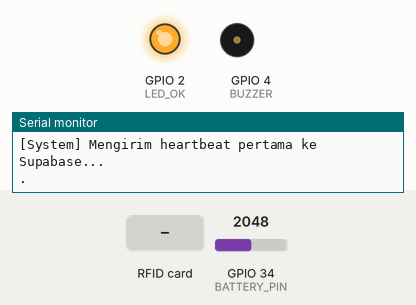
Simulated run of this sketch. Board: ESP32. Parts: output pins drawn as LEDs (lit = HIGH), buzzer (waves = sounding, pin HIGH), the last lines printed to the serial monitor. Inputs (shaded band) come from the test bench; at power-on: GPIO 34 (BATTERY_PIN) = 2048 (analog values on the 0–4095 scale). WiFi joins after 1.5 s; servers stay silent unless stated; uploads are accepted with an empty reply; the audio player accepts every command and is not drawn.

Above: at 3.4 s.
At 5.5 s:
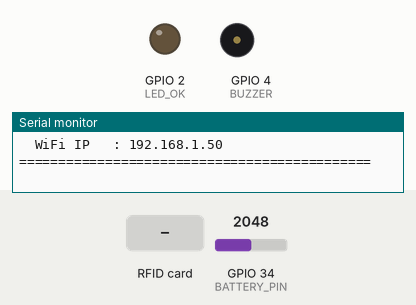
5.6 s: RFID card 5E 7A 19 C4 held to the reader
Timing chart, 0 to 8.6 s (numbered marks = the images above; inputs shaded):
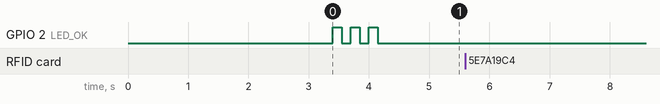

The sketch:

UMCA_ESP32_Gerbang.ino
```cpp
// ============================================================================
//  UMCA — Urban Mobility-Based Character Assessment
//  ESP32 NFC Reader Firmware — PERANGKAT 2: GERBANG SEKOLAH (Potensi Tinggi Emisi)
//  (DIRECT INTEGRATION TO SUPABASE RPC)
// ============================================================================
//  Wiring RC522 (RFID):
//    - SS / SDA   → GPIO 5
//    - RST        → GPIO 22
//    - MOSI       → GPIO 23
//    - SCK        → GPIO 18 (atau 19)
//    - MISO       → GPIO 19 (atau 21)
//
//  Wiring DFPlayer Mini:
//    - TX (DFPlayer) → GPIO 16 (RX2 ESP32)
//    - RX (DFPlayer) → GPIO 17 (TX2 ESP32)
// ============================================================================

#include <SPI.h>
#include <MFRC522.h>
#include <HardwareSerial.h>
#include <DFRobotDFPlayerMini.h>
#include <WiFi.h>
#include <WiFiManager.h>
#include <HTTPClient.h>
#include <WiFiClientSecure.h>
#include <ArduinoJson.h>

// ─── Pin Definitions ────────────────────────────────────────────────────────
#define SS_PIN    5
#define RST_PIN   22
#define LED_OK    2     // LED bawaan ESP32 (GPIO2)
#define BUZZER    4

// ─── Inisialisasi Objek ─────────────────────────────────────────────────────
MFRC522 mfrc522(SS_PIN, RST_PIN);
DFRobotDFPlayerMini myDFPlayer;
HardwareSerial mySerial(2); // UART2: RX2=GPIO16, TX2=GPIO17

// ═══════════════════════════════════════════════════════════════════════════
//  KONFIGURASI — PERANGKAT GERBANG SEKOLAH (DIRECT TO SUPABASE)
// ═══════════════════════════════════════════════════════════════════════════

const char* SUPABASE_URL = "https://ndybudwdzyfamrchtcrw.supabase.co";
const char* SUPABASE_ANON_KEY = "eyJhbGciOiJIUzI1NiIsInR5cCI6IkpXVCJ9.eyJpc3MiOiJzdXBhYmFzZSIsInJlZiI6Im5keWJ1ZHdkenlmYW1yY2h0Y3J3Iiwicm9sZSI6ImFub24iLCJpYXQiOjE3ODM5NDcwMzIsImV4cCI6MjA5OTUyMzAzMn0.KUD0QMUEQYz_k4lOeYOlMIwbKwOCHqSKu7GByWOlHwQ";

// Identitas Perangkat Gerbang (Cocokkan dengan tabel NfcReader di Supabase)
const char* DEVICE_ID = "reader-gerbang-001";
const char* DEVICE_SECRET = "umca-secret-key-gerbang-001";
const char* DEFAULT_MODA_TRANSPORT = "Mobil Pribadi"; // Otomatis kategori Potensi Tinggi Emisi
const char* AP_NAME = "UMCA-Gerbang-Setup";

// ═══════════════════════════════════════════════════════════════════════════

// ─── Timing ─────────────────────────────────────────────────────────────────
unsigned long lastHeartbeat = 0;
const unsigned long HEARTBEAT_INTERVAL = 30000;  // 30 detik
const unsigned long TAP_COOLDOWN = 3000;         // 3 detik cooldown
const unsigned long WIFI_ERROR_SOUND_INTERVAL = 60000; // Suara error koneksi tiap 60 detik
unsigned long lastWifiErrorSound = 0;
unsigned long lastTapTime = 0;

// --- Baterai (GPIO34 ADC1_CH6, voltage divider 1k ohm + 1k ohm) ---
#define BATTERY_PIN 34
#define BATTERY_SAMPLES 16
#define BATTERY_DIVIDER 2.0f       // (R1+R2)/R2 = 2 untuk resistor 1k:1k
#define BATTERY_FULL_V 4.2f        // Li-ion 1 sel penuh
#define BATTERY_EMPTY_V 3.3f       // Li-ion 1 sel kosong (cut-off aman)

// ─── Status Tracking ────────────────────────────────────────────────────────
bool dfPlayerReady = false;
bool wifiConnected = false;

// ─── Forward Declarations ───────────────────────────────────────────────────
void sendHeartbeat();
void handleNfcTap(String uid);
void playSound(int track);
void blinkLED(int times, int delayMs);
float readBatteryVoltage();
int batteryPercent(float voltage);
String getTimestamp();

// ═══════════════════════════════════════════════════════════════════════════
//  SETUP
// ═══════════════════════════════════════════════════════════════════════════
void setup() {
  Serial.begin(115200);
  delay(500);

  pinMode(LED_OK, OUTPUT);
  pinMode(BUZZER, OUTPUT);
  digitalWrite(LED_OK, LOW);

  analogReadResolution(12);
  analogSetPinAttenuation(BATTERY_PIN, ADC_11db);

  Serial.println();
  Serial.println("=============================================");
  Serial.println("  UMCA — ESP32 Reader: GERBANG SEKOLAH      ");
  Serial.println("  (DIRECT TO SUPABASE RPC)                   ");
  Serial.println("=============================================");
  Serial.println();

  // ─── 1. DFPlayer Init ─────────────────────────────────────────
  Serial.println("[DFPlayer] Inisialisasi UART2 (RX:16, TX:17)...");
  mySerial.begin(9600, SERIAL_8N1, 16, 17);
  mySerial.setTimeout(500);
  delay(200);

  if (myDFPlayer.begin(mySerial, false)) {
    Serial.println("[DFPlayer] OK - Terdeteksi.");
    myDFPlayer.volume(28);
    dfPlayerReady = true;
  } else {
    Serial.println("[DFPlayer] WARNING: Tidak terdeteksi/gagal. Tetap berjalan tanpa suara.");
  }

  // ─── 2. WiFiManager ──────────────────────────────────────────
  Serial.println("[WiFi] Menghubungkan...");
  WiFiManager wm;
  wm.setConfigPortalTimeout(180);

  if (!wm.autoConnect(AP_NAME)) {
    Serial.println("[WiFi] Gagal terhubung. Restarting...");
    delay(3000);
    ESP.restart();
  }

  wifiConnected = true;
  Serial.print("[WiFi] OK - Terhubung! IP ESP32: ");
  Serial.println(WiFi.localIP());

  // ─── 3. RFID RC522 Init (Auto Detect Pin SPI) ────────────────
  Serial.println("[RFID] Inisialisasi SPI...");

  // Coba Konfigurasi SPI Standard (SCK:18, MISO:19, MOSI:23, SS:5)
  SPI.begin(18, 19, 23, SS_PIN);
  mfrc522.PCD_Init();
  delay(100);

  byte version = mfrc522.PCD_ReadRegister(mfrc522.VersionReg);

  // Jika tidak terdeteksi, coba Konfigurasi Custom SPI (SCK:19, MISO:21, MOSI:23, SS:5)
  if (version == 0x00 || version == 0xFF) {
    SPI.end();
    SPI.begin(19, 21, 23, SS_PIN);
    mfrc522.PCD_Init();
    delay(100);
    version = mfrc522.PCD_ReadRegister(mfrc522.VersionReg);
  }

  if (version == 0x00 || version == 0xFF) {
    Serial.println("[RFID] ERROR: RC522 tidak terdeteksi! Periksa solderan pin SPI & kabel reader.");
  } else {
    Serial.print("[RFID] OK - RC522 Berhasil Diinisialisasi. Version: 0x");
    Serial.println(version, HEX);
  }

  // ─── 4. Heartbeat Pertama & Ready Status ─────────────────────
  Serial.println("[System] Mengirim heartbeat pertama ke Supabase...");
  sendHeartbeat();

  playSound(5); // Sound 0005.mp3: "Sistem siap"
  blinkLED(3, 150);

  Serial.println();
  Serial.println("=============================================");
  Serial.println("  SISTEM GERBANG SIAP - Silakan Tap Kartu NFC");
  Serial.print("  Device ID : "); Serial.println(DEVICE_ID);
  Serial.print("  Supabase  : "); Serial.println(SUPABASE_URL);
  Serial.print("  WiFi IP   : "); Serial.println(WiFi.localIP());
  Serial.println("=============================================");
  Serial.println();
}

// ═══════════════════════════════════════════════════════════════════════════
//  MAIN LOOP
// ═══════════════════════════════════════════════════════════════════════════
void loop() {
  if (millis() - lastHeartbeat >= HEARTBEAT_INTERVAL) {
    sendHeartbeat();
    lastHeartbeat = millis();
  }

  if (WiFi.status() != WL_CONNECTED) {
    if (wifiConnected) {
      Serial.println("[WiFi] Koneksi terputus! Mencoba menghubungkan ulang...");
      wifiConnected = false;
    }
    WiFi.reconnect();

    // Suara "Terjadi Kesalahan Koneksi" (0004.mp3) setiap 60 detik saat offline
    if (millis() - lastWifiErrorSound >= WIFI_ERROR_SOUND_INTERVAL) {
      if (dfPlayerReady) playSound(4);
      lastWifiErrorSound = millis();
    }

    delay(1000);
  } else if (!wifiConnected) {
    wifiConnected = true;
    Serial.println("[WiFi] Terhubung kembali ke WiFi.");
    lastWifiErrorSound = 0; // reset agar suara error langsung berbunyi saat WiFi putus lagi
  }

  if (millis() - lastTapTime < TAP_COOLDOWN) {
    mfrc522.PICC_HaltA();
    mfrc522.PCD_StopCrypto1();
    return;
  }

  mfrc522.PICC_HaltA();
  mfrc522.PCD_StopCrypto1();

  if (!mfrc522.PICC_IsNewCardPresent()) return;
  if (!mfrc522.PICC_ReadCardSerial()) return;

  String scannedUID = "";
  for (byte i = 0; i < mfrc522.uid.size; i++) {
    if (mfrc522.uid.uidByte[i] < 0x10) scannedUID += "0";
    scannedUID += String(mfrc522.uid.uidByte[i], HEX);
  }
  scannedUID.toUpperCase();

  Serial.println();
  Serial.println("---------------------------------------------");
  Serial.print("[GERBANG] KARTU TERDETEKSI! UID: ");
  Serial.println(scannedUID);
  Serial.println("---------------------------------------------");

  if (WiFi.status() != WL_CONNECTED) {
    Serial.println("[TAP] WiFi tidak terhubung. Absensi tidak dapat dikirim.");
    if (dfPlayerReady) playSound(4); // 0004.mp3 "Terjadi Kesalahan Koneksi"
  } else {
    handleNfcTap(scannedUID);
  }
  lastTapTime = millis();
}

// ═══════════════════════════════════════════════════════════════════════════
//  KIRIM TAP KE SUPABASE RPC
// ═══════════════════════════════════════════════════════════════════════════
void handleNfcTap(String uid) {
  if (WiFi.status() != WL_CONNECTED) {
    Serial.println("[TAP] ERROR: WiFi terputus saat mau kirim data!");
    if (dfPlayerReady) playSound(4);
    return;
  }

  String url = String(SUPABASE_URL) + "/rest/v1/rpc/umca_attendance_tap";
  Serial.print("[TAP] Sending POST to: ");
  Serial.println(url);

  JsonDocument doc;
  doc["nfc_tag_id"] = uid;
  doc["device_id"] = DEVICE_ID;
  doc["device_secret"] = DEVICE_SECRET;
  doc["moda_transport"] = DEFAULT_MODA_TRANSPORT;
  doc["client_timestamp"] = getTimestamp();

  String jsonBody;
  serializeJson(doc, jsonBody);

  HTTPClient http;
  WiFiClientSecure secureClient;

  secureClient.setInsecure();
  secureClient.setTimeout(10000);
  http.begin(secureClient, url);

  http.addHeader("Content-Type", "application/json");
  http.addHeader("apikey", SUPABASE_ANON_KEY);
  http.addHeader("Authorization", String("Bearer ") + SUPABASE_ANON_KEY);
  http.addHeader("User-Agent", "UMCA-ESP32-Gerbang/3.0");

  int httpCode = http.POST(jsonBody);
  Serial.print("[TAP] HTTP Response Code: ");
  Serial.println(httpCode);

  if (httpCode > 0) {
    String response = http.getString();
    Serial.print("[TAP] Response Server: ");
    Serial.println(response);

    JsonDocument resDoc;
    DeserializationError err = deserializeJson(resDoc, response);

    if (!err) {
      bool success = resDoc["success"] | false;
      const char* errorMsg = resDoc["error"] | "";
      int statusCode = resDoc["statusCode"] | httpCode;

      if (statusCode == 201 && success) {
        const char* nama = resDoc["data"]["siswa"]["nama"] | "Siswa";
        const char* kelas = resDoc["data"]["siswa"]["kelas"] | "";
        const char* status = resDoc["data"]["status"] | "";
        const char* jamTapStr = resDoc["data"]["jamTap"] | "";
        const char* titikTapStr = resDoc["data"]["titikTap"] | "GERBANG_SEKOLAH";

        Serial.println("=============================================");
        Serial.println("  ✓ ABSENSI BERHASIL DICATAT                 ");
        Serial.print("  • Nama Siswa : "); Serial.println(nama);
        Serial.print("  • Kelas      : "); Serial.println(kelas);
        Serial.print("  • UID NFC    : "); Serial.println(uid);
        Serial.print("  • Waktu Tap  : "); Serial.println(jamTapStr);
        Serial.print("  • Status     : "); Serial.println(status);
        Serial.print("  • Lokasi     : "); Serial.println(titikTapStr);
        Serial.println("=============================================");

        playSound(1);
        blinkLED(2, 150);

      } else if (statusCode == 409) {
        Serial.println("=============================================");
        Serial.println("  ⚠ PERINGATAN: SUDAH ABSEN HARI INI         ");
        Serial.print("  • UID NFC    : "); Serial.println(uid);
        Serial.print("  • Keterangan : "); Serial.println(errorMsg);
        Serial.println("=============================================");

        playSound(3);
        blinkLED(3, 100);

      } else if (statusCode == 404) {
        Serial.println("=============================================");
        Serial.println("  ✗ ERROR: KARTU/PERANGKAT TIDAK TERDAFTAR  ");
        Serial.print("  • UID NFC    : "); Serial.println(uid);
        Serial.print("  • Keterangan : "); Serial.println(errorMsg);
        Serial.println("=============================================");

        playSound(2);
        blinkLED(5, 80);

      } else {
        Serial.print("[TAP] SERVER ERROR: "); Serial.println(errorMsg);
        playSound(4);
      }
    } else {
      Serial.println("[TAP] ERROR: Gagal parsing JSON response!");
      playSound(4);
    }
  } else {
    Serial.print("[TAP] ERROR HTTP Connection (-1 = Server/IP Tidak Reachable): ");
    Serial.println(http.errorToString(httpCode));
    playSound(4);
  }

  http.end();
}

void sendHeartbeat() {
  if (WiFi.status() != WL_CONNECTED) return;

  String url = String(SUPABASE_URL) + "/rest/v1/rpc/umca_reader_heartbeat";

  JsonDocument doc;
  doc["device_id"] = DEVICE_ID;
  doc["device_secret"] = DEVICE_SECRET;
  doc["connected"] = true;

  float batteryVoltage = readBatteryVoltage();
  doc["battery_voltage"] = batteryVoltage;
  doc["battery_pct"] = batteryPercent(batteryVoltage);

  String jsonBody;
  serializeJson(doc, jsonBody);

  HTTPClient http;
  WiFiClientSecure secureClient;

  secureClient.setInsecure();
  secureClient.setTimeout(5000);
  http.begin(secureClient, url);

  http.addHeader("Content-Type", "application/json");
  http.addHeader("apikey", SUPABASE_ANON_KEY);
  http.addHeader("Authorization", String("Bearer ") + SUPABASE_ANON_KEY);
  http.addHeader("User-Agent", "UMCA-ESP32-Gerbang/3.0");

  int httpCode = http.POST(jsonBody);
  if (httpCode == 200) {
    Serial.print(".");
  } else {
    Serial.print("\n[HB Connection Error: "); Serial.print(httpCode); Serial.println("] Pastikan IP & Keys Benar");
  }
  http.end();
}

float readBatteryVoltage() {
  long totalMv = 0;
  for (int i = 0; i < BATTERY_SAMPLES; i++) {
    totalMv += analogReadMilliVolts(BATTERY_PIN);
    delay(5);
  }
  float avgMv = (float)totalMv / BATTERY_SAMPLES;
  return (avgMv * BATTERY_DIVIDER) / 1000.0f;
}

int batteryPercent(float voltage) {
  float pct = (voltage - BATTERY_EMPTY_V) / (BATTERY_FULL_V - BATTERY_EMPTY_V) * 100.0f;
  if (pct < 0) pct = 0;
  if (pct > 100) pct = 100;
  return (int)(pct + 0.5f);
}

String getTimestamp() { return String(millis()); }
void playSound(int track) { if (dfPlayerReady) { myDFPlayer.play(track); delay(200); } }
void blinkLED(int times, int delayMs) {
  for (int i = 0; i < times; i++) {
    digitalWrite(LED_OK, HIGH); delay(delayMs);
    digitalWrite(LED_OK, LOW); delay(delayMs);
  }
}
```
